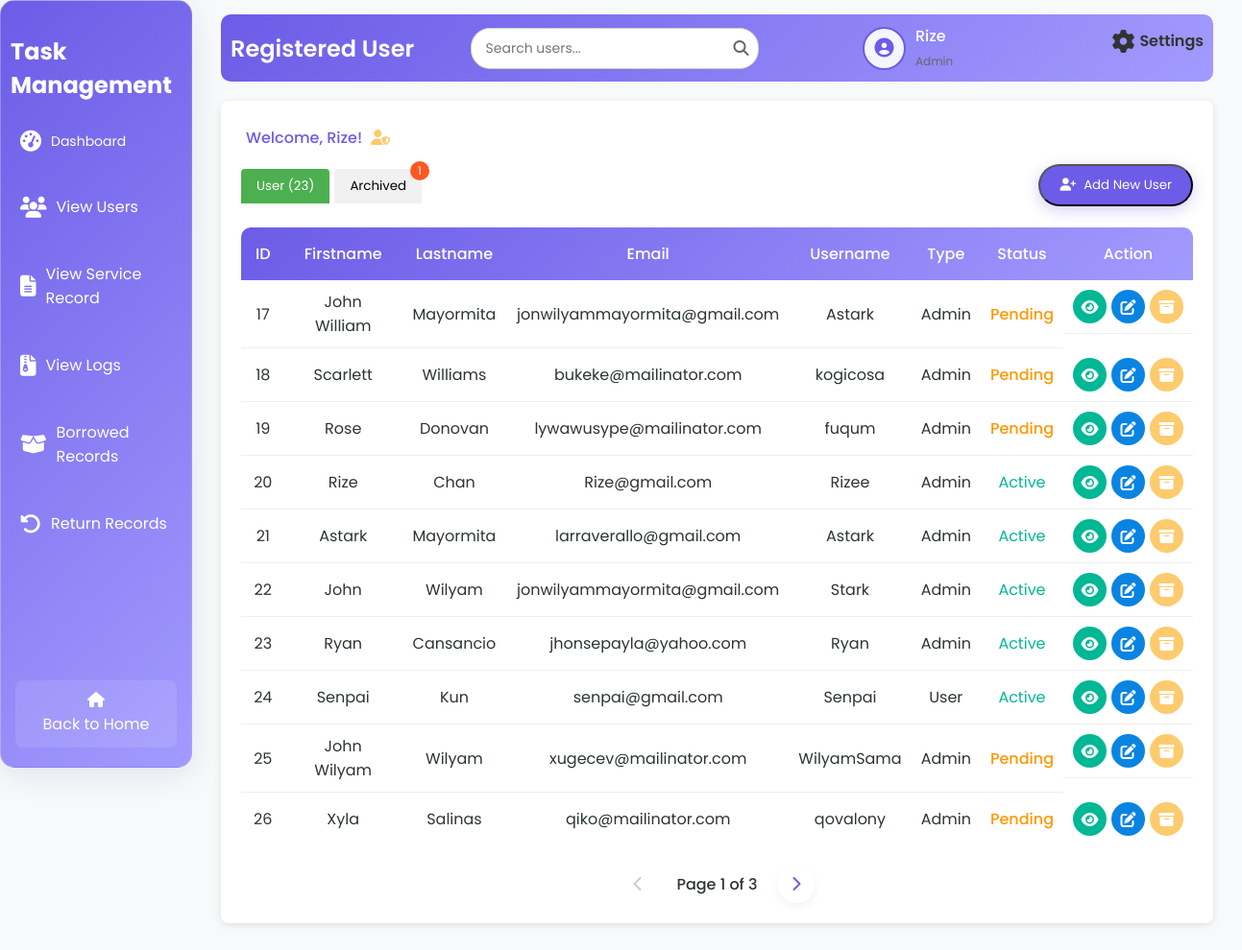
Screenshot of /viewU.php (signed in) with the database file from the repository.
### tables this page shows
CREATE TABLE `tbl_user` (
  `u_id` int(50) NOT NULL,
  `u_fname` varchar(200) NOT NULL,
  `u_lname` varchar(200) NOT NULL,
  `u_email` varchar(200) NOT NULL,
  `u_username` varchar(200) NOT NULL,
  `u_password` varchar(200) NOT NULL,
  `u_type` varchar(200) NOT NULL,
  `u_status` varchar(200) NOT NULL
);

### viewU.php (the view, shortened to what this page needs)
<?php
include 'db.php';
$username = $_SESSION['username'];
$firstName = '';
$userType = '';
$avatarPath = $_SESSION['avatarPath'];
if ($conn) {
    $sqlUser = "SELECT u_fname, u_lname, u_type FROM tbl_user WHERE u_username = ?";
    $stmt = $conn->prepare($sqlUser);
    $stmt->bind_param("s", $username);
    $stmt->execute();
    $resultUser = $stmt->get_result();
    if ($resultUser->num_rows > 0) {
        $row = $resultUser->fetch_assoc();
        $firstName = $row['u_fname'];
        $userType = $row['u_type'];
    }
    $limit = 10;
    $page = isset($_GET['page']) ? (int)$_GET['page'] : 1;
    $offset = ($page - 1) * $limit;
    $countQuery = "SELECT COUNT(*) as total FROM tbl_user WHERE u_status IN ('active', 'pending')";
    $countResult = $conn->query($countQuery);
    $totalUsers = $countResult->fetch_assoc()['total'];
    $totalPages = ceil($totalUsers / $limit);
    $sql = "SELECT u_id, u_fname, u_lname, u_email, u_username, u_type, u_status FROM tbl_user WHERE u_status IN ('active', 'pending') LIMIT ?, ?";
    $stmt = $conn->prepare($sql);
    $stmt->bind_param("ii", $offset, $limit);
    $stmt->execute();
    $activeAndPendingUsers = $stmt->get_result();
    $archivedCountQuery = "SELECT COUNT(*) as total FROM tbl_archive";
    $archivedCountResult = $conn->query($archivedCountQuery);
    $totalArchived = $archivedCountResult->fetch_assoc()['total'];
} else {
    echo "Database connection failed.";
    exit();
}
?>
<!DOCTYPE html>
<html lang="en">
<head>
    <link rel="stylesheet" href="viewUS.css">
    <link rel="stylesheet" href="https://cdnjs.cloudflare.com/ajax/libs/font-awesome/6.6.0/css/all.min.css" />
</head>
<body>
<div class="wrapper">
    <div class="sidebar glass-container">
        <h2>Task Management</h2>
        <ul>
            <li><a href="adminD.php"><i class="fas fa-tachometer-alt"></i> <span>Dashboard</span></a></li>
            <li><a href="viewU.php"><i class="fas fa-users"></i> View Users</a></li>
            <li><a href="view_service_record.php"><i class="fas fa-file-alt"></i> View Service Record</a></li>
            <li><a href="logss.php"><i class="fas fa-file-archive"></i> View Logs</a></li>
            <li><a href="borrowedT.php"><i class="fas fa-box-open"></i>Borrowed Records</a></li>
            <li><a href="returnT.php"><i class="fas fa-undo-alt"></i> Return Records</a></li>
        </ul>
        <footer>
            <a href="index.php" class="back-home"><i class="fas fa-home"></i> <span>Back to Home</span></a>
        </footer>
    </div>
    <div class="container">
        <div class="upper">
            <h1>Registered User</h1>
            <div class="search-container">
                <input type="text" class="search-bar" id="searchInput" placeholder="Search users..." onkeyup="searchUsers()">
                <span class="search-icon"><i class="fas fa-search"></i></span>
            </div>
            <div class="user-profile">
                <div class="user-icon">
                    <?php
                    if (!empty($avatarPath) && file_exists(str_replace('?' . time(), '', $avatarPath))) {
                        echo "<img src='" . htmlspecialchars($avatarPath, ENT_QUOTES, 'UTF-8') . "' alt='User Avatar'>";
                    } else {
                        echo "<i class='fas fa-user-circle'></i>";
                    }
                    ?>
                </div>
                <div class="user-details">
                    <span><?php echo htmlspecialchars($firstName, ENT_QUOTES, 'UTF-8'); ?></span>
                    <small><?php echo htmlspecialchars(ucfirst($userType), ENT_QUOTES, 'UTF-8'); ?></small>
                </div>
                <a href="settings.php" class="settings-link">
                    <i class="fas fa-cog"></i>
                    <span>Settings</span>
                </a>
            </div>
        </div>
        <div class="table-box glass-container">
            <?php if ($userType === 'admin'): ?>
                <div class="username">
                    Welcome, <?php echo htmlspecialchars($firstName); ?>!
                    <i class="fas fa-user-shield admin-icon"></i>
                </div>
            <?php endif; ?>
            <div class="tab-buttons">
                <button class="tab-btn active" onclick="showTab('active')">User (<?php echo $totalUsers; ?>)</button>
                <button class="tab-btn" onclick="showTab('archived')">
                    Archived
                    <?php if ($totalArchived > 0): ?>
                        <span class="tab-badge"><?php echo $totalArchived; ?></span>
                    <?php endif; ?>
                </button>
            </div>
            <div id="active-users-tab" class="active">
                <div>
                    <button class="add-user-btn" onclick="showAddModal()"><i class="fas fa-user-plus"></i> Add New User</button>
                </div>
                <table id="active-users-table">
                    <thead>
                        <tr>
                            <th>ID</th>
                            <th>Firstname</th>
                            <th>Lastname</th>
                            <th>Email</th>
                            <th>Username</th>
                            <th>Type</th>
                            <th>Status</th>
                            <th>Action</th>
                        </tr>
                    </thead>
                    <tbody>
                        <?php
                        if ($activeAndPendingUsers->num_rows > 0) {
                            while ($row = $activeAndPendingUsers->fetch_assoc()) {
                                echo "<tr>
                                        <td>{$row['u_id']}</td>
                                        <td>{$row['u_fname']}</td>
                                        <td>{$row['u_lname']}</td>
                                        <td>{$row['u_email']}</td>
                                        <td>{$row['u_username']}</td>
                                        <td>" . ucfirst(strtolower($row['u_type'])) . "</td>
                                        <td class='status-" . strtolower($row['u_status']) . "'>" . ucfirst(strtolower($row['u_status'])) . "</td>
                                        <td class='action-buttons'>
                                            <a class='view-btn' onclick=\"showViewModal('{$row['u_id']}', '{$row['u_fname']}', '{$row['u_lname']}', '{$row['u_email']}', '{$row['u_username']}', '{$row['u_type']}', '{$row['u_status']}')\" title='View'><i class='fas fa-eye'></i></a>
                                            <a class='edit-btn' onclick=\"showEditModal('{$row['u_id']}', '{$row['u_fname']}', '{$row['u_lname']}', '{$row['u_email']}', '{$row['u_username']}', '{$row['u_type']}', '{$row['u_status']}')\" title='Edit'><i class='fas fa-edit'></i></a>
                                            <a class='archive-btn' onclick=\"showArchiveModal('{$row['u_id']}', '{$row['u_fname']} {$row['u_lname']}')\" title='Archive'><i class='fas fa-archive'></i></a>
                                        </td>
                                      </tr>";
                            }
                        } else {
                            echo "<tr><td colspan='8' style='text-align: center;'>No active or pending users found.</td></tr>";
                        }
                        ?>
                    </tbody>
                </table>
                <div class="pagination">
                    <?php if ($page > 1): ?>
                        <a href="?tab=active&page=<?php echo $page - 1; ?>" class="pagination-link"><i class="fas fa-chevron-left"></i></a>
                    <?php else: ?>
                        <span class="pagination-link disabled"><i class="fas fa-chevron-left"></i></span>
                    <?php endif; ?>
                    <span class="current-page">Page <?php echo $page; ?> of <?php echo $totalPages; ?></span>
                    <?php if ($page < $totalPages): ?>
                        <a href="?tab=active&page=<?php echo $page + 1; ?>" class="pagination-link"><i class="fas fa-chevron-right"></i></a>
                    <?php else: ?>
                        <span class="pagination-link disabled"><i class="fas fa-chevron-right"></i></span>
                    <?php endif; ?>
                </div>
            </div>
        </div>
    </div>
</div>
</body>
</html>

### rows the page displays
tbl_user: u_fname "Rize", u_type "Admin", u_id "20", u_lname "Chan", u_email "Rize@gmail.com", u_username "Rizee", u_status "Active"
tbl_user: u_id "17", u_fname "John William", u_lname "Mayormita", u_email "jonwilyammayormita@gmail.com", u_username "Astark", u_type "Admin", u_status "Pending"
tbl_user: u_id "18", u_fname "Scarlett", u_lname "Williams", u_email "bukeke@mailinator.com", u_username "kogicosa", u_type "Admin", u_status "Pending"
tbl_user: u_id "19", u_fname "Rose", u_lname "Donovan", u_email "lywawusype@mailinator.com", u_username "fuqum", u_type "Admin", u_status "Pending"
tbl_user: u_id "21", u_fname "Astark", u_lname "Mayormita", u_email "larraverallo@gmail.com", u_username "Astark", u_type "Admin", u_status "Active"
tbl_user: u_id "22", u_fname "John", u_lname "Wilyam", u_email "jonwilyammayormita@gmail.com", u_username "Stark", u_type "Admin", u_status "Active"
tbl_user: u_id "23", u_fname "Ryan", u_lname "Cansancio", u_email "jhonsepayla@yahoo.com", u_username "Ryan", u_type "Admin", u_status "Active"
tbl_user: u_id "24", u_fname "Senpai", u_lname "Kun", u_email "senpai@gmail.com", u_username "Senpai", u_type "User", u_status "Active"
tbl_user: u_id "25", u_fname "John Wilyam", u_lname "Wilyam", u_email "xugecev@mailinator.com", u_username "WilyamSama", u_type "Admin", u_status "Pending"
tbl_user: u_id "26", u_fname "Xyla", u_lname "Salinas", u_email "qiko@mailinator.com", u_username "qovalony", u_type "Admin", u_status "Pending"

### other values shown
$totalUsers "23"
$totalArchived "1"
$page "1"
$totalPages "3"
